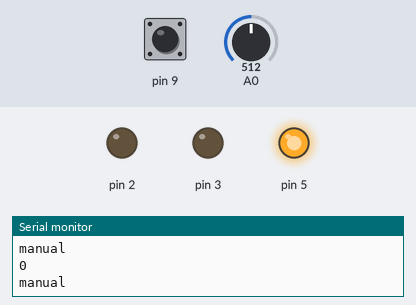
Recording of a sketch running on a simulated Arduino Uno, built with avr-gcc and run on an emulated ATmega328P. Shown: output pins drawn as LEDs (lit = HIGH), the last lines printed to the serial monitor. Dashed ring = blinking. The inputs (shaded band) are chosen by the test bench; at power-on: pin 9 LOW, A0 = 512.

Above: at 1.2 s.
1.3 s: pin 9 driven HIGH
At 3.48 s:
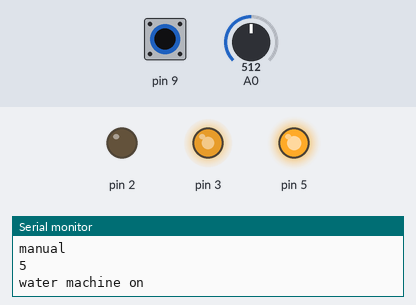
4.3 s: A0 set to 56
7.3 s: A0 set to 47
At 9.7 s:
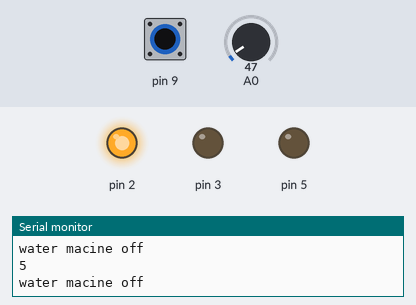
10.0 s: pin 9 driven LOW
At 11.2 s:
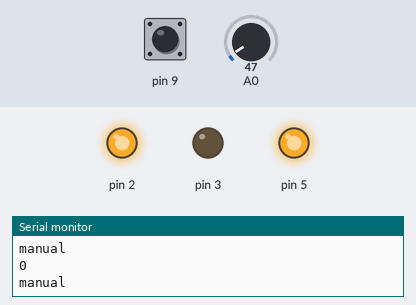
11.5 s: pin 9 pulsed HIGH 2 times (0.12 s each, 0.3 s apart)
At 11.73 s:
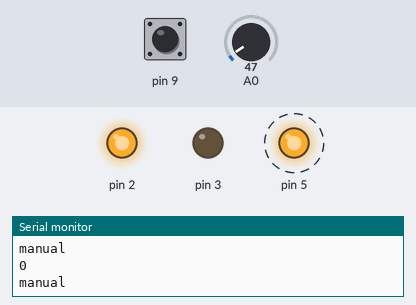
15.1 s: pin 9 pulsed HIGH 5 times (0.12 s each, 0.3 s apart)
At 17.3 s:
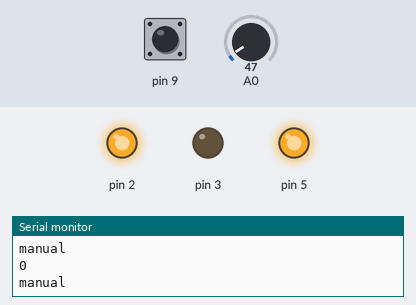
Timing chart, 0 to 18.8 s (numbered marks = the images above; inputs shaded):
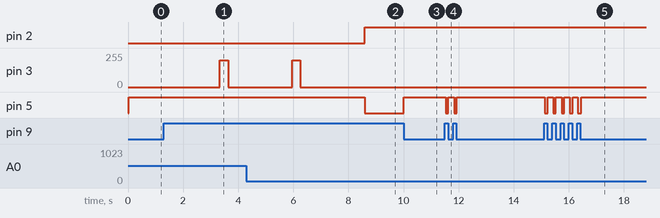

The sketch:

water_tank.ino
```cpp
double water_level = 0;
float water_sensor = 0;
float intervals_reads[2] = {0, 0};
boolean system_error = false;

void setup() {
  // put your setup code here, to run once:
  Serial.begin(9600);
  pinMode(2, OUTPUT);
  pinMode(3, OUTPUT);
  pinMode(5, OUTPUT);
  pinMode(9, INPUT);
  pinMode(A0, INPUT);
}

void loop() {
  // put your main code here, to run repeatedly:

  int d9Read1 = digitalRead(9);
  delay(5);
  int d9Read2 = digitalRead(9);
  delay(5);
  int d9Read3 = digitalRead(9);
  delay(5);
  int d9Read4 = digitalRead(9);
  delay(5);
  int d9Read5 = digitalRead(9);

  int avg = d9Read1 + d9Read2 + d9Read3 + d9Read4 + d9Read4;
  Serial.println(avg);
  if (avg > 4) {
    autoMode();
  } else {
    manualMode();
  }

}

//if manual mode is on
void manualMode() {

  Serial.println("manual");
  digitalWrite(5, HIGH);

  //reseting all
  water_level = 0;
  system_error = false;

}

//if manual mode is off
void autoMode() {
  if (system_error) {

    Serial.println("system error");
    digitalWrite(5, LOW);
    systemErrorIndicator();
  } else {
    water_sensor = analogRead(A0);

    if (water_sensor > 50) {
      if (checkSensorValueForTimeIntervals()) {

        Serial.println("water machine on");
        onWaterMachine();
      }

    } else {
      tankFullIndicate();

      Serial.println("water macine off");
      offWaterMachine();
    }
  }
}

void tankFullIndicate() {
  digitalWrite(2, HIGH); // turn on blue light
  digitalWrite(3, LOW); // turn off red light blink
}

void tankLowIndicate() {
  digitalWrite(2, LOW); // turn off blue light
}


// this function is for blink red led while water filling in to tank
void waterFillingIndicate() {
  for (int i = 0 ; i < 400 ; i++) {
    analogWrite(3, 200);
    delay(300);
    analogWrite(3, 0);
    delay(300);
    water_level++;
    Serial.print("water level ");
    Serial.println(water_level);
    if (hasSystemError()) {
      break;
    }
  }
}

void onWaterMachine() {
  digitalWrite(5, HIGH);
  tankLowIndicate();
  waterFillingIndicate();
}

void offWaterMachine() {
  digitalWrite(5, LOW);
  tankFullIndicate();
}

void systemErrorIndicator() {
  digitalWrite(2, HIGH);
  delay(300);
  digitalWrite(2, LOW);
  delay(300);
}

boolean checkSensorValueForTimeIntervals() { // validate sensor value some time intervals
  intervals_reads[0] = analogRead(A0);
  delay(1000);
  intervals_reads[1] = analogRead(A0);
  delay(1000);

  if (intervals_reads[0] > 50 && intervals_reads[1] > 50 ) {
    return true;
  } else {
    return false;
  }
}

boolean hasSystemError() { // check whether sensor conecter broken or not
  float temp1 = analogRead(A0);
  float temp2 = analogRead(A0);
  if (water_level > 15 && water_level < 18) {
    if (temp1 > 50 && temp2 > 50) {
      system_error = true;
      digitalWrite(5, LOW);
      return true;
    } else {
      return false;
    }
  }
}
```

Measured:
- the behaviour switches between 51 and 50 on A0 (found by bisection; images 1 and 2)
- after the input at 1.3 s, pin 3: 0/255 → 200/255 after 2.0 s, → 0/255 0.30 s later
- after the input at 7.3 s, pin 2: LOW → HIGH after 1.3 s; pin 3: stays 0/255 (without the input it goes to 200/255 after 1.3 s); pin 5: HIGH → LOW after 1.3 s
- after the input at 10.0 s, pin 5: LOW → HIGH at once
- after the input at 11.5 s, pin 5: alternates HIGH for 0.20 s and LOW for 0.10 s, 4 changes in all, then stays HIGH, starting at once
- after the input at 15.1 s, pin 5: alternates HIGH for 0.20 s and LOW for 0.10 s, 10 changes in all, then stays HIGH, starting at once
